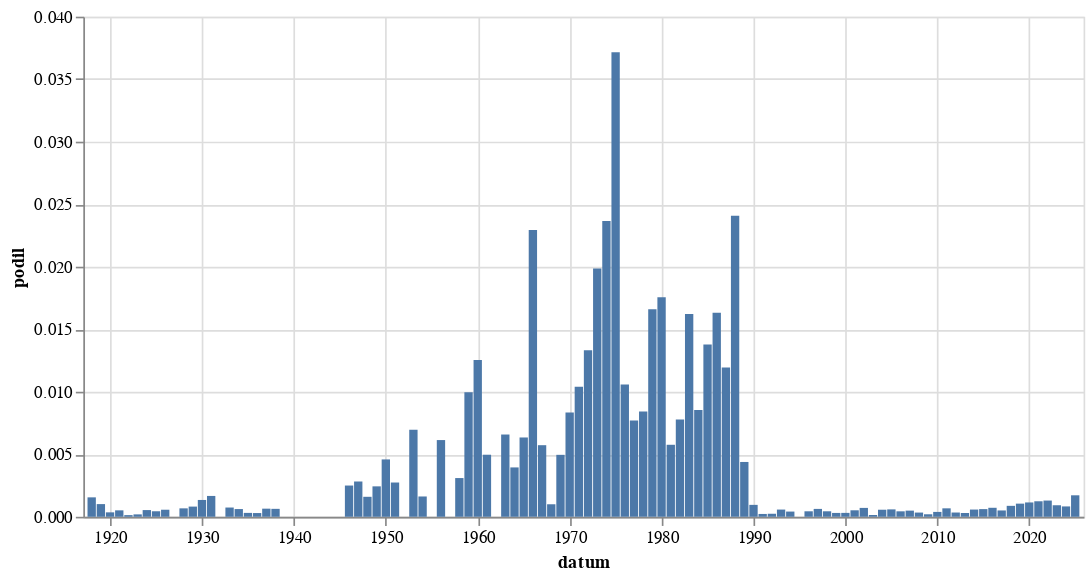

Notebook source saved alongside this figure:
### Code cell
alt.Chart(
    hledej("[Vv]oln\w{1,4} čas").to_pandas(),
    width = 600
).mark_bar(
).encode(
    alt.X('datum:T'),
    alt.Y('podil:Q')
)

### Figure 1 — Vega-Lite specification as saved in the notebook (floating-point values rounded to 4 significant figures)
{"config": {"view": {"continuousWidth": 300, "continuousHeight": 300}}, "data": {"name": "data-efaee295c34e56a520781317e06e69bc"}, "mark": {"type": "bar"}, "encoding": {"x": {"field": "datum", "type": "temporal"}, "y": {"field": "podil", "type": "quantitative"}}, "width": 600, "$schema": "https://vega.github.io/schema/vega-lite/v5.8.0.json", "datasets": {"data-efaee295c34e56a520781317e06e69bc": [{"datum": "1918-01-01T00:00:00", "text": 1, "text_right": 644, "podil": 0.001553, "co": "[Vv]oln\\w{1,4} čas"}, {"datum": "1919-01-01T00:00:00", "text": 4, "text_right": 3946, "podil": 0.001014, "co": "[Vv]oln\\w{1,4} čas"}, {"datum": "1920-01-01T00:00:00", "text": 2, "text_right": 5656, "podil": 0.0003536, "co": "[Vv]oln\\w{1,4} čas"}, {"datum": "1921-01-01T00:00:00", "text": 4, "text_right": 7785, "podil": 0.0005138, "co": "[Vv]oln\\w{1,4} čas"}, {"datum": "1922-01-01T00:00:00", "text": 1, "text_right": 7580, "podil": 0.0001319, "co": "[Vv]oln\\w{1,4} čas"}, {"datum": "1923-01-01T00:00:00", "text": 1, "text_right": 5228, "podil": 0.0001913, "co": "[Vv]oln\\w{1,4} čas"}, {"datum": "1924-01-01T00:00:00", "text": 3, "text_right": 5606, "podil": 0.0005351, "co": "[Vv]oln\\w{1,4} čas"}, {"datum": "1925-01-01T00:00:00", "text": 2, "text_right": 4541, "podil": 0.0004404, "co": "[Vv]oln\\w{1,4} čas"}, {"datum": "1926-01-01T00:00:00", "text": 4, "text_right": 7099, "podil": 0.0005635, "co": "[Vv]oln\\w{1,4} čas"}, {"datum": "1928-01-01T00:00:00", "text": 4, "text_right": 5941, "podil": 0.0006733, "co": "[Vv]oln\\w{1,4} čas"}, {"datum": "1929-01-01T00:00:00", "text": 3, "text_right": 3684, "podil": 0.0008143, "co": "[Vv]oln\\w{1,4} čas"}, {"datum": "1930-01-01T00:00:00", "text": 10, "text_right": 7437, "podil": 0.001345, "co": "[Vv]oln\\w{1,4} čas"}, {"datum": "1931-01-01T00:00:00", "text": 10, "text_right": 6002, "podil": 0.001666, "co": "[Vv]oln\\w{1,4} čas"}, {"datum": "1933-01-01T00:00:00", "text": 3, "text_right": 4059, "podil": 0.0007391, "co": "[Vv]oln\\w{1,4} čas"}, {"datum": "1934-01-01T00:00:00", "text": 2, "text_right": 3242, "podil": 0.0006169, "co": "[Vv]oln\\w{1,4} čas"}, {"datum": "1935-01-01T00:00:00", "text": 1, "text_right": 3221, "podil": 0.0003105, "co": "[Vv]oln\\w{1,4} čas"}, {"datum": "1936-01-01T00:00:00", "text": 1, "text_right": 3361, "podil": 0.0002975, "co": "[Vv]oln\\w{1,4} čas"}, {"datum": "1937-01-01T00:00:00", "text": 2, "text_right": 3087, "podil": 0.0006479, "co": "[Vv]oln\\w{1,4} čas"}, {"datum": "1938-01-01T00:00:00", "text": 1, "text_right": 1578, "podil": 0.0006337, "co": "[Vv]oln\\w{1,4} čas"}, {"datum": "1946-01-01T00:00:00", "text": 7, "text_right": 2802, "podil": 0.002498, "co": "[Vv]oln\\w{1,4} čas"}, {"datum": "1947-01-01T00:00:00", "text": 7, "text_right": 2481, "podil": 0.002821, "co": "[Vv]oln\\w{1,4} čas"}, {"datum": "1948-01-01T00:00:00", "text": 4, "text_right": 2504, "podil": 0.001597, "co": "[Vv]oln\\w{1,4} čas"}, {"datum": "1949-01-01T00:00:00", "text": 2, "text_right": 822, "podil": 0.002433, "co": "[Vv]oln\\w{1,4} čas"}, {"datum": "1950-01-01T00:00:00", "text": 2, "text_right": 436, "podil": 0.004587, "co": "[Vv]oln\\w{1,4} čas"}, {"datum": "1951-01-01T00:00:00", "text": 1, "text_right": 365, "podil": 0.00274, "co": "[Vv]oln\\w{1,4} čas"}, {"datum": "1953-01-01T00:00:00", "text": 2, "text_right": 287, "podil": 0.006969, "co": "[Vv]oln\\w{1,4} čas"}, {"datum": "1954-01-01T00:00:00", "text": 1, "text_right": 616, "podil": 0.001623, "co": "[Vv]oln\\w{1,4} čas"}, {"datum": "1956-01-01T00:00:00", "text": 2, "text_right": 326, "podil": 0.006135, "co": "[Vv]oln\\w{1,4} čas"}, {"datum": "1958-01-01T00:00:00", "text": 1, "text_right": 323, "podil": 0.003096, "co": "[Vv]oln\\w{1,4} čas"}, {"datum": "1959-01-01T00:00:00", "text": 3, "text_right": 301, "podil": 0.009967, "co": "[Vv]oln\\w{1,4} čas"}, {"datum": "1960-01-01T00:00:00", "text": 5, "text_right": 399, "podil": 0.01253, "co": "[Vv]oln\\w{1,4} čas"}, {"datum": "1961-01-01T00:00:00", "text": 2, "text_right": 403, "podil": 0.004963, "co": "[Vv]oln\\w{1,4} čas"}, {"datum": "1963-01-01T00:00:00", "text": 2, "text_right": 304, "podil": 0.006579, "co": "[Vv]oln\\w{1,4} čas"}, {"datum": "1964-01-01T00:00:00", "text": 3, "text_right": 760, "podil": 0.003947, "co": "[Vv]oln\\w{1,4} čas"}, {"datum": "1965-01-01T00:00:00", "text": 3, "text_right": 473, "podil": 0.006342, "co": "[Vv]oln\\w{1,4} čas"}, {"datum": "1966-01-01T00:00:00", "text": 12, "text_right": 523, "podil": 0.02294, "co": "[Vv]oln\\w{1,4} čas"}, {"datum": "1967-01-01T00:00:00", "text": 3, "text_right": 524, "podil": 0.005725, "co": "[Vv]oln\\w{1,4} čas"}, {"datum": "1968-01-01T00:00:00", "text": 2, "text_right": 1999, "podil": 0.001001, "co": "[Vv]oln\\w{1,4} čas"}, {"datum": "1969-01-01T00:00:00", "text": 7, "text_right": 1413, "podil": 0.004954, "co": "[Vv]oln\\w{1,4} čas"}, {"datum": "1970-01-01T00:00:00", "text": 8, "text_right": 960, "podil": 0.008333, "co": "[Vv]oln\\w{1,4} čas"}, {"datum": "1971-01-01T00:00:00", "text": 9, "text_right": 865, "podil": 0.0104, "co": "[Vv]oln\\w{1,4} čas"}, {"datum": "1972-01-01T00:00:00", "text": 8, "text_right": 601, "podil": 0.01331, "co": "[Vv]oln\\w{1,4} čas"}, {"datum": "1973-01-01T00:00:00", "text": 17, "text_right": 856, "podil": 0.01986, "co": "[Vv]oln\\w{1,4} čas"}, {"datum": "1974-01-01T00:00:00", "text": 19, "text_right": 803, "podil": 0.02366, "co": "[Vv]oln\\w{1,4} čas"}, {"datum": "1975-01-01T00:00:00", "text": 34, "text_right": 915, "podil": 0.03716, "co": "[Vv]oln\\w{1,4} čas"}, {"datum": "1976-01-01T00:00:00", "text": 7, "text_right": 662, "podil": 0.01057, "co": "[Vv]oln\\w{1,4} čas"}, {"datum": "1977-01-01T00:00:00", "text": 6, "text_right": 779, "podil": 0.007702, "co": "[Vv]oln\\w{1,4} čas"}, {"datum": "1978-01-01T00:00:00", "text": 7, "text_right": 831, "podil": 0.008424, "co": "[Vv]oln\\w{1,4} čas"}, {"datum": "1979-01-01T00:00:00", "text": 11, "text_right": 663, "podil": 0.01659, "co": "[Vv]oln\\w{1,4} čas"}, {"datum": "1980-01-01T00:00:00", "text": 13, "text_right": 740, "podil": 0.01757, "co": "[Vv]oln\\w{1,4} čas"}, {"datum": "1981-01-01T00:00:00", "text": 3, "text_right": 521, "podil": 0.005758, "co": "[Vv]oln\\w{1,4} čas"}, {"datum": "1982-01-01T00:00:00", "text": 6, "text_right": 772, "podil": 0.007772, "co": "[Vv]oln\\w{1,4} čas"}, {"datum": "1983-01-01T00:00:00", "text": 14, "text_right": 863, "podil": 0.01622, "co": "[Vv]oln\\w{1,4} čas"}, {"datum": "1984-01-01T00:00:00", "text": 6, "text_right": 703, "podil": 0.008535, "co": "[Vv]oln\\w{1,4} čas"}, {"datum": "1985-01-01T00:00:00", "text": 9, "text_right": 653, "podil": 0.01378, "co": "[Vv]oln\\w{1,4} čas"}, {"datum": "1986-01-01T00:00:00", "text": 8, "text_right": 490, "podil": 0.01633, "co": "[Vv]oln\\w{1,4} čas"}, {"datum": "1987-01-01T00:00:00", "text": 8, "text_right": 670, "podil": 0.01194, "co": "[Vv]oln\\w{1,4} čas"}, {"datum": "1988-01-01T00:00:00", "text": 22, "text_right": 914, "podil": 0.02407, "co": "[Vv]oln\\w{1,4} čas"}, {"datum": "1989-01-01T00:00:00", "text": 8, "text_right": 1825, "podil": 0.004384, "co": "[Vv]oln\\w{1,4} čas"}, {"datum": "1990-01-01T00:00:00", "text": 15, "text_right": 15752, "podil": 0.0009523, "co": "[Vv]oln\\w{1,4} čas"}, {"datum": "1991-01-01T00:00:00", "text": 7, "text_right": 31045, "podil": 0.0002255, "co": "[Vv]oln\\w{1,4} čas"}, {"datum": "1992-01-01T00:00:00", "text": 6, "text_right": 24879, "podil": 0.0002412, "co": "[Vv]oln\\w{1,4} čas"}, {"datum": "1993-01-01T00:00:00", "text": 5, "text_right": 8681, "podil": 0.000576, "co": "[Vv]oln\\w{1,4} čas"}, {"datum": "1994-01-01T00:00:00", "text": 3, "text_right": 7203, "podil": 0.0004165, "co": "[Vv]oln\\w{1,4} čas"}, {"datum": "1996-01-01T00:00:00", "text": 4, "text_right": 9139, "podil": 0.0004377, "co": "[Vv]oln\\w{1,4} čas"}, {"datum": "1997-01-01T00:00:00", "text": 10, "text_right": 15895, "podil": 0.0006291, "co": "[Vv]oln\\w{1,4} čas"}, {"datum": "1998-01-01T00:00:00", "text": 5, "text_right": 11413, "podil": 0.0004381, "co": "[Vv]oln\\w{1,4} čas"}, {"datum": "1999-01-01T00:00:00", "text": 6, "text_right": 19544, "podil": 0.000307, "co": "[Vv]oln\\w{1,4} čas"}, {"datum": "2000-01-01T00:00:00", "text": 7, "text_right": 22514, "podil": 0.0003109, "co": "[Vv]oln\\w{1,4} čas"}, {"datum": "2001-01-01T00:00:00", "text": 10, "text_right": 19300, "podil": 0.0005181, "co": "[Vv]oln\\w{1,4} čas"}, {"datum": "2002-01-01T00:00:00", "text": 11, "text_right": 15504, "podil": 0.0007095, "co": "[Vv]oln\\w{1,4} čas"}, {"datum": "2003-01-01T00:00:00", "text": 3, "text_right": 20928, "podil": 0.0001433, "co": "[Vv]oln\\w{1,4} čas"}, {"datum": "2004-01-01T00:00:00", "text": 11, "text_right": 19522, "podil": 0.0005635, "co": "[Vv]oln\\w{1,4} čas"}, {"datum": "2005-01-01T00:00:00", "text": 15, "text_right": 25379, "podil": 0.000591, "co": "[Vv]oln\\w{1,4} čas"}, {"datum": "2006-01-01T00:00:00", "text": 8, "text_right": 18354, "podil": 0.0004359, "co": "[Vv]oln\\w{1,4} čas"}, {"datum": "2007-01-01T00:00:00", "text": 8, "text_right": 16287, "podil": 0.0004912, "co": "[Vv]oln\\w{1,4} čas"}, {"datum": "2008-01-01T00:00:00", "text": 6, "text_right": 17835, "podil": 0.0003364, "co": "[Vv]oln\\w{1,4} čas"}, {"datum": "2009-01-01T00:00:00", "text": 4, "text_right": 20031, "podil": 0.0001997, "co": "[Vv]oln\\w{1,4} čas"}, {"datum": "2010-01-01T00:00:00", "text": 5, "text_right": 12869, "podil": 0.0003885, "co": "[Vv]oln\\w{1,4} čas"}, {"datum": "2011-01-01T00:00:00", "text": 12, "text_right": 17781, "podil": 0.0006749, "co": "[Vv]oln\\w{1,4} čas"}, {"datum": "2012-01-01T00:00:00", "text": 5, "text_right": 14732, "podil": 0.0003394, "co": "[Vv]oln\\w{1,4} čas"}, {"datum": "2013-01-01T00:00:00", "text": 3, "text_right": 9881, "podil": 0.0003036, "co": "[Vv]oln\\w{1,4} čas"}, {"datum": "2014-01-01T00:00:00", "text": 12, "text_right": 20781, "podil": 0.0005775, "co": "[Vv]oln\\w{1,4} čas"}, {"datum": "2015-01-01T00:00:00", "text": 13, "text_right": 21226, "podil": 0.0006125, "co": "[Vv]oln\\w{1,4} čas"}, {"datum": "2016-01-01T00:00:00", "text": 16, "text_right": 22255, "podil": 0.0007189, "co": "[Vv]oln\\w{1,4} čas"}, {"datum": "2017-01-01T00:00:00", "text": 9, "text_right": 17808, "podil": 0.0005054, "co": "[Vv]oln\\w{1,4} čas"}, {"datum": "2018-01-01T00:00:00", "text": 18, "text_right": 20582, "podil": 0.0008746, "co": "[Vv]oln\\w{1,4} čas"}, {"datum": "2019-01-01T00:00:00", "text": 26, "text_right": 24751, "podil": 0.00105, "co": "[Vv]oln\\w{1,4} čas"}, {"datum": "2020-01-01T00:00:00", "text": 27, "text_right": 23572, "podil": 0.001145, "co": "[Vv]oln\\w{1,4} čas"}, {"datum": "2021-01-01T00:00:00", "text": 25, "text_right": 20176, "podil": 0.001239, "co": "[Vv]oln\\w{1,4} čas"}, {"datum": "2022-01-01T00:00:00", "text": 27, "text_right": 20822, "podil": 0.001297, "co": "[Vv]oln\\w{1,4} čas"}, {"datum": "2023-01-01T00:00:00", "text": 23, "text_right": 24959, "podil": 0.0009215, "co": "[Vv]oln\\w{1,4} čas"}, {"datum": "2024-01-01T00:00:00", "text": 20, "text_right": 24168, "podil": 0.0008275, "co": "[Vv]oln\\w{1,4} čas"}, {"datum": "2025-01-01T00:00:00", "text": 18, "text_right": 10482, "podil": 0.001717, "co": "[Vv]oln\\w{1,4} čas"}]}}
